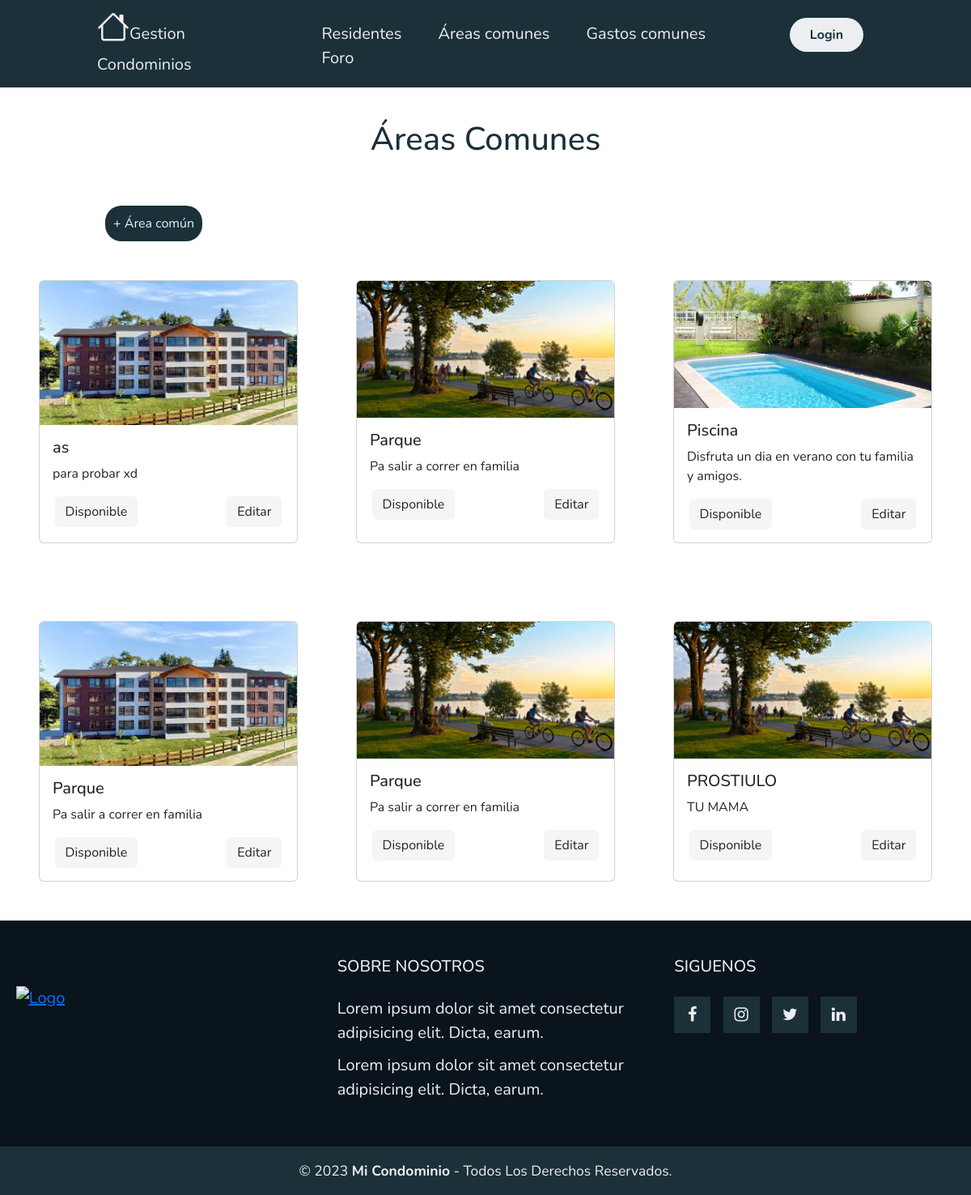
The page /AreasAdmin/ on the database its author committed.
### myapp/models.py (models this page shows, shortened)
class AreaComun(models.Model):
    ESTADO_RESERVA = (
        ('Disponible', 'Disponible'),
        ('Reservado', 'Reservado'),
    )
    estado_reserva = models.CharField(max_length=20, choices=ESTADO_RESERVA, default='Disponible')
    nombre = models.CharField(max_length=50)
    descripcion = models.CharField(max_length=100)
    monto = models.IntegerField()
    fecha = models.DateField(default=date.today)
    imagen = models.ImageField(upload_to="areas", null=True)

### myapp/views.py (the view)
# urls.py: path('AreasAdmin/',AreasAdmin,name="AreasAdmin"),
def AreasAdmin(request):
    data = AreaComun.objects.all()
    page = request.GET.get('page', 1)
    try:
        paginator = Paginator(data, 6)
        data = paginator.page(page)
    except:
        raise Http404
    return render(request, 'myapp/Areas/AreasAdmin.html',{'entity' : data, 'paginator':paginator})

### myapp/templates/myapp/Areas/AreasAdmin.html (shortened to what this page needs)
{% extends 'myapp/base.html' %}
{% block contenido %}
{% load static %}
{% load humanize %}
<div style="color: #1b3039;  display: flex; align-items: center; justify-content: center; margin-top: 40px;">
    <h1>Áreas Comunes</h1>
</div>
<div style=" display: flex; align-items: center; justify-content: start; margin-top: 50px; margin-left: 130px;">
    <a style="color: #e9f4fb; outline: none; background-color: #1b3039; border-radius: 20px; padding: 10px 10px 10px; text-decoration: none; "
    href="{% url 'CrearAreas' %}">+ Área común
    </a>
</div>
<section class="container-fluid">
    <div class="row w-100 mx-auto catalogos-autos" id="color_btn_cat">
        {% for areas in entity %}
        <div class="col-lg-4 col-md-12 col-sm-12  my-5 d-flex justify-content-center icono2-wrap">
            <div class="card" style="width: 20rem;">
                {% if areas.imagen %}
                <img src="{{ areas.imagen.url }}" class="card-img-top" alt="test">
                {% endif %}
                <div class="card-body">
                    <h5 class="card-title">{{ areas.nombre }}</h5>
                    <p class="card-text">{{ areas.descripcion }}</p>
                    <div class="d-flex justify-content-center">
                        <a href="#" class="btn" style="background-color:#d4cccc36">{{ areas.estado_reserva }}</a>
                        <a href="#" class="btn" style="background-color:#d4cccc36; margin-left: 110px;">Editar</a>
                    </div>
                </div>
            </div>
        </div>
        {% endfor %}
    </div>
</section>
{% endblock %}

### myapp/static/myapp/css/estilo.css/estilo.css (style rules this page uses)
* { box-sizing: border-box; margin: 0; padding: 0; font-family: 'Nunito', sans-serif; }
body { background-color: #fff; }

### rows shown on the page
AreaComun: imagen (picture), nombre "as", descripcion "para probar xd", estado_reserva "Disponible"
AreaComun: imagen (picture), nombre "Parque", descripcion "Pa salir a correr en familia", estado_reserva "Disponible"
AreaComun: imagen (picture), nombre "Piscina", descripcion "Disfruta un dia en verano con tu familia y amigos.", estado_reserva "Disponible"
AreaComun: imagen (picture), nombre "Parque", descripcion "Pa salir a correr en familia", estado_reserva "Disponible"
AreaComun: imagen (picture), nombre "Parque", descripcion "Pa salir a correr en familia", estado_reserva "Disponible"
AreaComun: imagen (picture), nombre "PROSTIULO", descripcion "TU MAMA", estado_reserva "Disponible"
